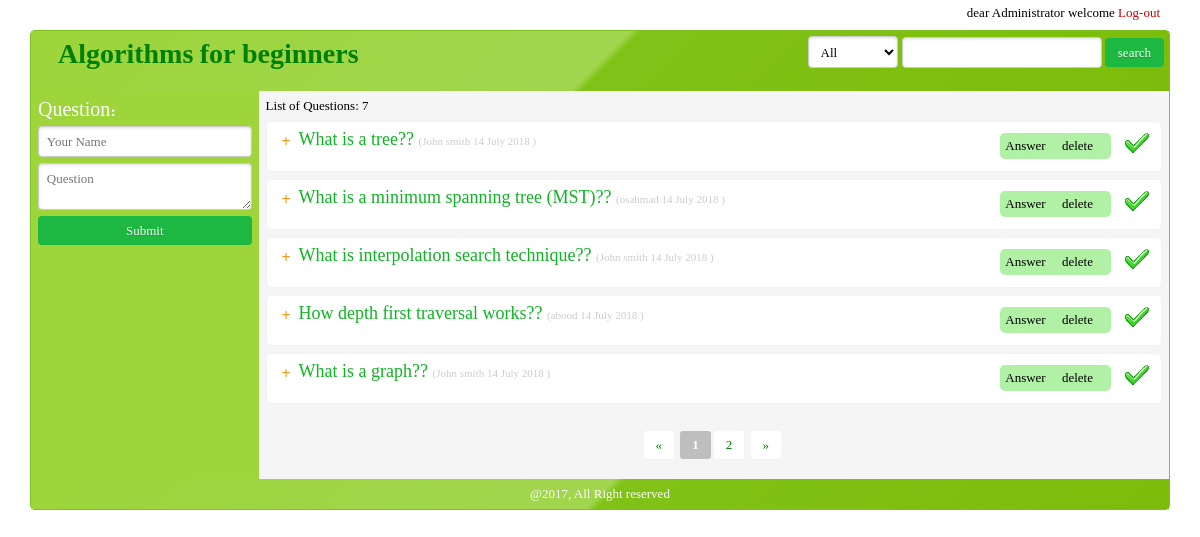
The app's page / (signed in) with its own data.
### tables this page shows
CREATE TABLE `questions` (
  `id` int(11) NOT NULL,
  `uname` varchar(256) NOT NULL,
  `text` text NOT NULL,
  `status` enum('pending','publish','answered') NOT NULL DEFAULT 'pending',
  `create_date` timestamp NOT NULL DEFAULT CURRENT_TIMESTAMP
);

### inc/functions.php (called while the page is built, shortened)
<?php
include_once 'config.php';
function getQuestions($status = 'all', $search = null, $page = 1, &$numQuestions = 0)
{
    global $db;
    $start = ($page - 1) * QA_QUSETION_PER_PAGE;
    $questionPerPage = QA_QUSETION_PER_PAGE;
    if ($status == 'all') {
        if (!isAdmin()) {
            $whereStr = "status!='pending'";
        } else {
            $whereStr = "1";
        }
        if ($search != null) {
            $sql = "SELECT * FROM $db->questionTable where $whereStr and text like '%$search%' order by create_date desc limit $start,$questionPerPage";
            $countSql = "SELECT count(*) as c FROM $db->questionTable where $whereStr and text like '%$search%'";
        } else {
            $sql = "SELECT * FROM $db->questionTable where $whereStr order by create_date desc limit $start,$questionPerPage";
            $countSql = "SELECT count(*) as c FROM $db->questionTable where $whereStr";
        }
    } else {
        $sql = "SELECT * FROM $db->questionTable where status!='pending' order by create_date desc limit $start,$questionPerPage";
        $countSql = "SELECT count(*) as c FROM $db->questionTable where status!='pending'";
    }
    $result = $db->query($sql);
    if ($result) {
        while ($row = mysqli_fetch_assoc($result)) {
            $questions[] = $row;
        }
        $numQuestions = $db->query($countSql)->fetch_object()->c;
        return $questions;
    }
    return null;
}
function isAdmin()
{
    return (isset($_SESSION['login'])) ? true : false;
}
function getNumPages($numQuestions)
{
    $numPages = ceil($numQuestions / QA_QUSETION_PER_PAGE);
    return $numPages;
}
function getPageUrl($pageNumber)
{
    $getParameters = array();
    $getParameters['page'] = $pageNumber;
    $str = '?';
    foreach ($getParameters as $key => $value) {
        $str .= "$key=$value&";
    }
    return QA_HOME_URL . trim($str, '&');
}

### inc/config.php (called while the page is built, shortened)
<?php
$dbHost = 'localhost';
$dbUser = 'root';
$dbPass = '';
$dbName = 'answer_machine';
$db = new mysqli($dbHost, $dbUser, $dbPass, $dbName);
$db->questionTable = "questions";

### inc/actions.php (called while the page is built, shortened)
<?php
include_once 'functions.php';
$questions = null;
$numQuestions = 0;
$page = (isset($_GET['page'])) ? $_GET['page'] : 1;
if (isset($_GET['search']) and strlen($_GET['search']) > 0) {
    $search = str_ireplace(' ', '%', $_GET['search']);
    if (isset($_GET['status'])) {
        $questions = getQuestions($_GET['status'], $search, 1, $numQuestions);
    } else {
        $questions = getQuestions('all', $search, 1, $numQuestions);
    }
} else {
    if (isset($_GET['status'])) {
        $questions = getQuestions(trim($_GET['status']), null, $page, $numQuestions);
    } else {
        $questions = getQuestions('all', null, $page, $numQuestions);
    }
}

### index.php (the view, shortened to what this page needs)
<?php include_once "inc/actions.php" ?>
<!doctype html>
<html lang="en">
<head>
    <link rel="stylesheet" href="css/pure.css" type="text/css"/>
    <link rel="stylesheet" href="css/style.css" type="text/css"/>
</head>
<body>
<?php if (isAdmin()): ?>
    <div class="info">
        <span class="adminName">dear <?php echo QA_ADMIN_DISPLAYNAME; ?> welcome</span>
        <a class="logout" href="<?php echo QA_HOME_URL . '?logout=1'; ?>">Log-out</a>
    </div>
<?php endif; ?>
<div class="main">
    <div class="pure-g">
        <div class="pure-u-1 header">
            <div class="inner">
                <a href="<?php echo QA_HOME_URL; ?>"><h1><?php echo QA_TITLE; ?></h1></a>
                <form action="" method="get" class="pure-form searchform">
                    <select name="status">
                        <option value="all"
                                <?php if (!empty($_GET['status']) && $_GET['status'] == "all") { ?>selected<?php } ?>>
                            All
                        </option>
                    </select>
                    <input type="text" name="search" id="s"/>
                    <button class="pure-button button-green">search</button>
                </form>
            </div>
        </div>
    </div>
    <div class="pure-g">
        <div class="pure-u-1-5 sidebar">
            <div class="inner">
                <div class="menu">
                    <div class="menu-title">Question:</div>
                    <div class="menu-content">
                        <form action="" method="post" class="pure-form searchform">
                            <input type="text" name="uName" placeholder="Your Name"/>
                            <textarea type="text" name="uQuestion" placeholder="Question"></textarea>
                            <input type="submit" name="submitQuestion" value="Submit"
                                   class="pure-button button-green">
                        </form>
                    </div>
                </div>
            </div>
        </div>
        <div class="pure-u-4-5 content">
            <div class="inner">
                <div class="qTitle">List of Questions: <?php echo $numQuestions; ?></div>
                <?php
                if ($questions == null) {
                    echo '
                    <div class="notfound">No things found<br><br>
                    <a href="' . QA_HOME_URL . '">Return to main page</a>
                    </div>';
                } else {
                ?>
                <?php foreach ($questions as $q): ?>
                    <div class="question " id="q-<?php echo $q['id'] ?>">
                        <?php if (isAdmin()): ?>
                            <div class="qManage br5">
                                <span class="qmr">Answer</span> &nbsp; &nbsp;
                                <span class="qm" id="qmd-<?php echo $q['id'] ?>">delete</span> &nbsp; &nbsp;
                            </div>
                        <?php endif; ?>
                        <div class="q"><span class="i">+</span><?php echo $q['text'] ?>?
                            <span class="date">(<?php echo $q['uname'] . '&nbsp;' .
                                    date(QA_DATE_FORMAT, strtotime($q['create_date'])); ?>
                                )</span>
                            <img src="images/<?php echo $q['status'] ?>.png" alt="">
                        </div>
                    </div>
                <?php endforeach; ?>
            </div>
            <?php } ?>
            <div class="pagination clearfix">
                <?php $numPages = getNumPages($numQuestions); ?>
                <a href="<?php echo getPageUrl(1); ?>">«</a>
                <?php for ($i = 1; $i <= $numPages; $i++) {
                    if ($i == $page) {
                        echo "<strong>$i</strong>";
                    } else {
                        echo "<a href='" . getPageUrl($i) . "'>$i</a>";
                    }
                } ?>
                <a href="<?php echo getPageUrl($numPages); ?>">»</a>
            </div>
        </div>
    </div>
    <div class="pure-g">
        <div class="pure-u-1 footer">
            <div class="inner">@2017, All Right reserved</div>
        </div>
    </div>
</div>
</body>
</html>

### css/style.css (style rules this page uses)
body { text-align: left; direction: ltr; }
*, input, textarea, select { font-family: tahoma; font-size: 13px; }
a { color: green; text-decoration: none; }
.br5 { border-radius: 5px; -moz-border-radius: 5px; -webkit-border-radius: 5px; }
span.date { font-size: 11px; color: #ccc; margin-right: 10px; }
.main { border: 1px solid #7cc221; border-radius: 5px; margin: 30px; background-color: #7cbc0a ; }
.info { position: absolute; top: 5px; right: 40px; }
.info a { color: #c70000; }
.info .adminName { margin-left: 20px; }
.header, .footer { background: #9dd53a; background: -moz-linear-gradient(-45deg, #9dd53a 0%, #a1d54f 50%, #80c217 51%, #7cbc0a 100%); background: -webkit-gradient(linear, left top, right bottom, color-stop(0%, #9dd53a), color-stop(50%, #a1d54f), color-stop(51%, #80c217), color-stop(100%, #7cbc0a)); background: -webkit-linear-gradient(-45deg, #9dd53a 0%, #a1d54f 50%, #80c217 51%, #7cbc0a 100%); background: linear-gradient(135deg, #9dd53a 0%, #a1d54f 50%, #80c217 51%, #7cbc0a 100%); text-align: center; color: #fff; }
.header { min-height: 60px; }
.searchform #s { width: 200px; }
.header h1 { font-family: BYekan; font-size: 28px; text-align: left; margin: 0; padding: 0 20px; float: left; }
.header form.searchform { text-align: right; position: absolute; top: 5px; right: 5px; }
.content { background: #f5f5f5; }
.question { position: relative; background-color: #fff; border-radius: 5px; margin-top: 7px; padding: 7px 7px 10px 7px; border: 1px solid #f2f2f2; cursor: pointer; }
.question img { float: right; }
.question .qManage { position: absolute; right: 50px; top: 11px; background-color: rgb(177, 241, 165); padding: 5px; z-index: 99999; }
.question .q { text-align: left; font-size: 18px; color: #10B323; padding-right: 5px; margin-bottom: 10px; }
.question .q .i { display: inline-block; width: 25px; text-align: center; font-weight: bold; color: #eb9b18; font-size: 16px; vertical-align: -2px; }
.sidebar { background: #9dd53a; }
.menu .menu-title { font-family: BYekan; font-size: 20px; color: #fff; }
.menu form input, .menu form textarea { width: 100%; margin: 3px auto; }
.pagination { text-align: center; margin: 20px }
.pagination a, .pagination strong { background: #fff; display: inline-block; margin-right: 3px; padding: 4px 12px; text-decoration: none; line-height: 1.5em; -webkit-border-radius: 3px; -moz-border-radius: 3px; border-radius: 3px; }
.pagination strong { color: #fff; background-color: #BEBEBE; }
.header .inner, .sidebar .inner, .content .inner, .footer .inner { padding: 7px; position: relative; }
.button-green, .button-red, .button-orange, .button-blue { color: white; border-radius: 4px; text-shadow: 0 1px 1px rgba(0, 0, 0, 0.2); }
.button-green { background: rgb(28, 184, 65); }

### records on screen
questions: text "What is a tree?", uname "John smith", create_date "14 July 2018", status (picture)
questions: text "What is a minimum spanning tree (MST)?", uname "osahmad", create_date "14 July 2018", status (picture)
questions: text "What is interpolation search technique?", uname "John smith", create_date "14 July 2018", status (picture)
questions: text "How depth first traversal works?", uname "abood", create_date "14 July 2018", status (picture)
questions: text "What is a graph?", uname "John smith", create_date "14 July 2018", status (picture)

### other values on screen
QA_ADMIN_DISPLAYNAME "Administrator"
QA_TITLE "Algorithms for beginners"
$numQuestions "7"
